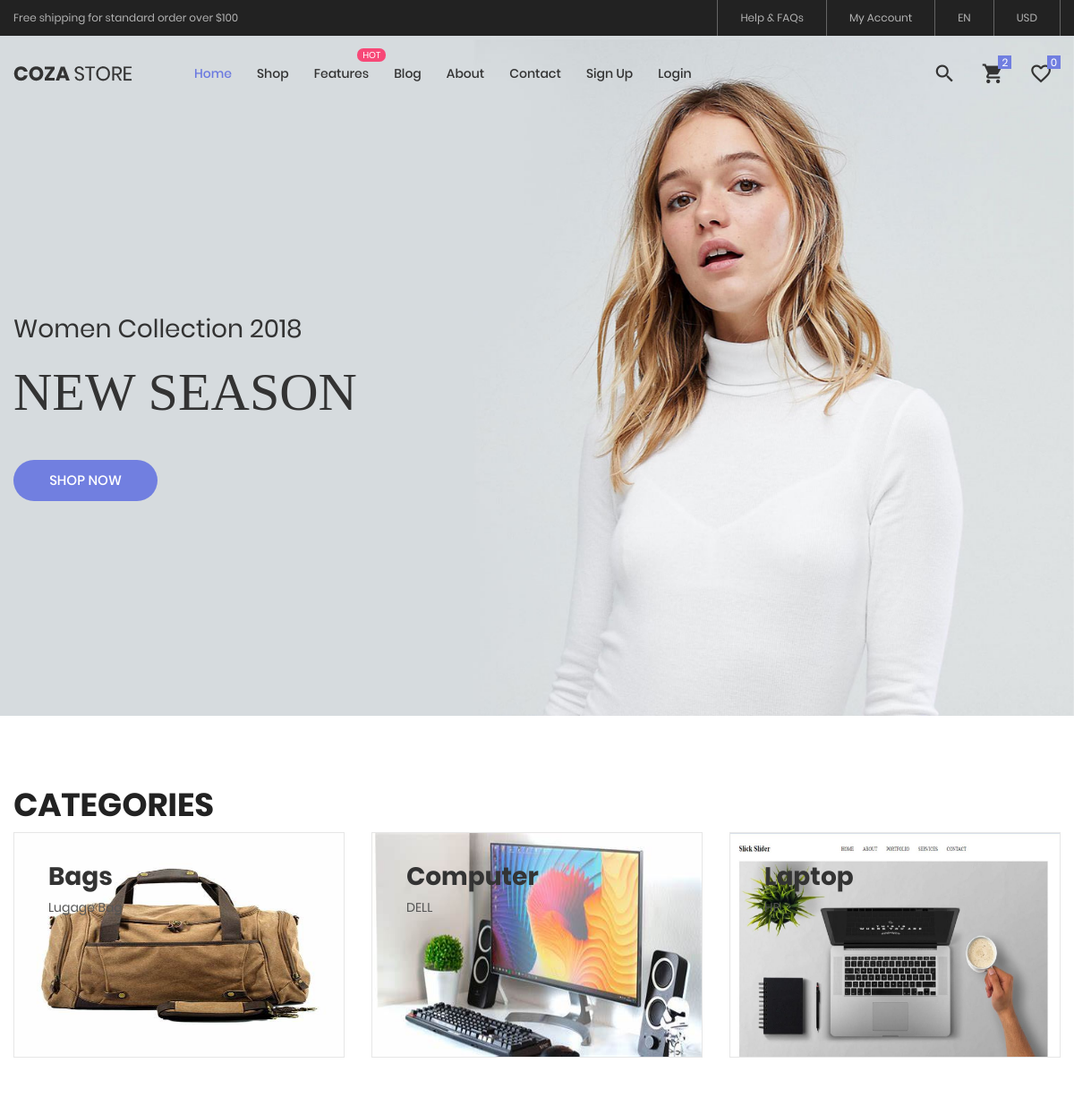
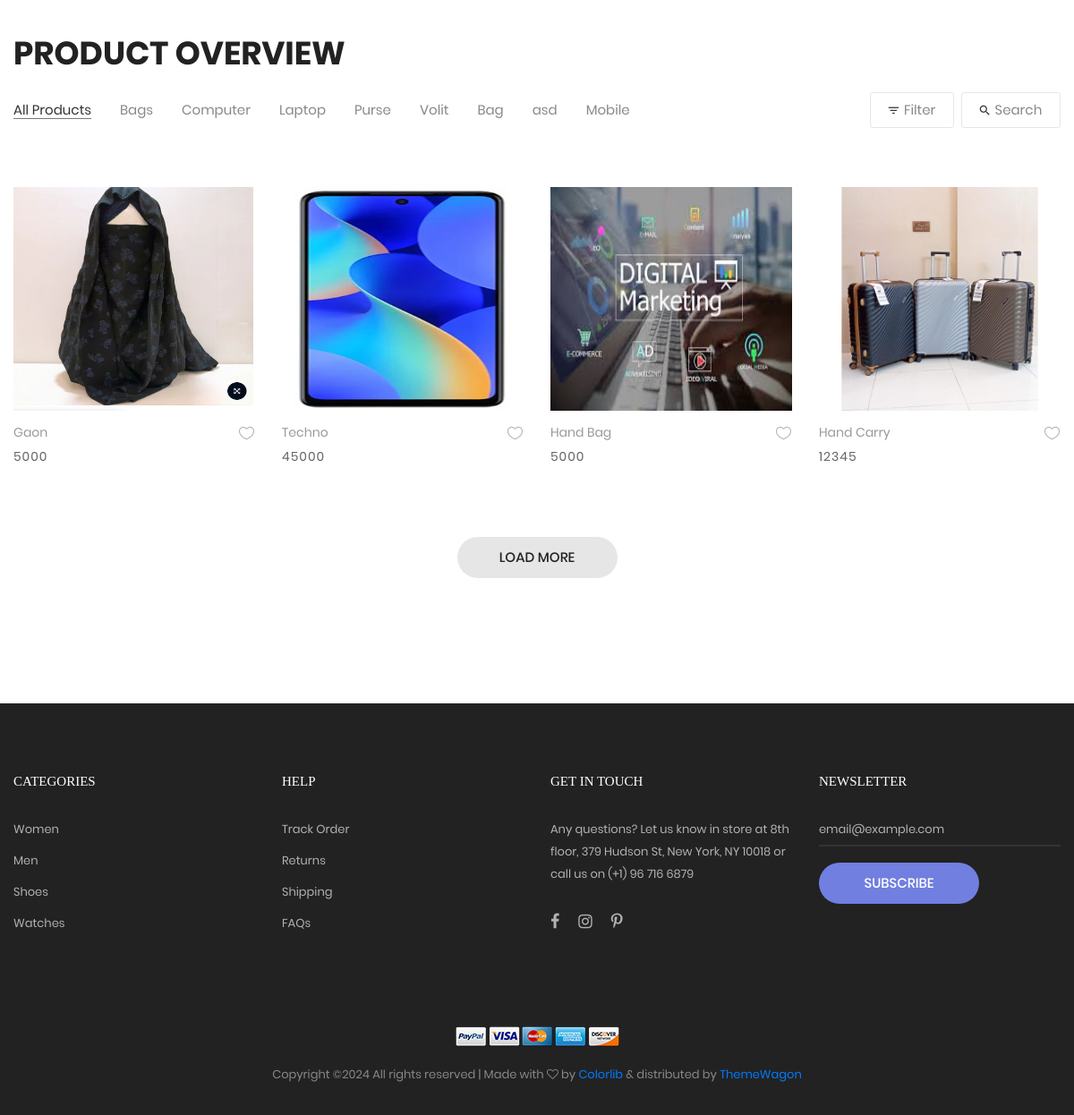
The page / on the database its author committed (2 pictures, top to bottom).
### tables this page shows
CREATE TABLE `categories` (
  `id` int(11) NOT NULL,
  `Name` varchar(200) DEFAULT NULL,
  `Description` varchar(500) NOT NULL,
  `image` varchar(300) NOT NULL
);

CREATE TABLE `products` (
  `id` int(11) NOT NULL,
  `name` varchar(200) NOT NULL,
  `description` varchar(200) NOT NULL,
  `price` int(11) NOT NULL,
  `quantity` int(11) NOT NULL,
  `image` varchar(500) NOT NULL,
  `catid` int(11) NOT NULL
);

### index.php (the view, shortened to what this page needs)
<?php
include('query.php');
include('header.php');
?>
	<section class="section-slide">
		<div class="wrap-slick1">
			<div class="slick1">
				<div class="item-slick1" style="background-image: url(images/slide-01.jpg);">
					<div class="container h-full">
						<div class="flex-col-l-m h-full p-t-100 p-b-30 respon5">
							<div class="layer-slick1 animated visible-false" data-appear="fadeInDown" data-delay="0">
								<span class="ltext-101 cl2 respon2">
									Women Collection 2018
								</span>
							</div>
							<div class="layer-slick1 animated visible-false" data-appear="fadeInUp" data-delay="800">
								<h2 class="ltext-201 cl2 p-t-19 p-b-43 respon1">
									NEW SEASON
								</h2>
							</div>
							<div class="layer-slick1 animated visible-false" data-appear="zoomIn" data-delay="1600">
								<a href="product.html" class="flex-c-m stext-101 cl0 size-101 bg1 bor1 hov-btn1 p-lr-15 trans-04">
									Shop Now
								</a>
							</div>
						</div>
					</div>
				</div>
			</div>
		</div>
	</section>
	<div class="sec-banner bg0 p-t-80 p-b-50">
		<div class="container">
			<div class="p-b-10">
				<h3 class="ltext-103 cl5">
					Categories
				</h3>
			</div>
			<div class="row">
				<?php
				$query = $pdo->query("select * from categories limit 3");
				$allCat = $query->fetchAll(PDO::FETCH_ASSOC);
				foreach($allCat as $cat){
				?>
				<div class="col-md-6 col-xl-4 p-b-30 m-lr-auto">
					<div class="block1 wrap-pic-w">
						<img height="250px" src="AdminPanel/img/<?php echo $cat['image'] ?>" alt="IMG-BANNER">
						<a href="product.php?id=<?php echo $cat['id'] ?>" class="block1-txt ab-t-l s-full flex-col-l-sb p-lr-38 p-tb-34 trans-03 respon3">
							<div class="block1-txt-child1 flex-col-l">
								<span class="block1-name ltext-102 trans-04 p-b-8">
								<?php echo $cat['Name'] ?>
								</span>
								<span class="block1-info stext-102 trans-04">
									<?php echo $cat['Description']?>
								</span>
							</div>
						</a>
					</div>
				</div>
				<?php
				}
				?>
			</div>
		</div>
	</div>
	<section class="bg0 p-t-23 p-b-140">
		<div class="container">
			<div class="p-b-10">
				<h3 class="ltext-103 cl5">
					Product Overview
				</h3>
			</div>
			<div class="flex-w flex-sb-m p-b-52">
				<div class="flex-w flex-l-m filter-tope-group m-tb-10">
				<button class="stext-106 cl6 hov1 bor3 trans-04 m-r-32 m-tb-5 how-active1" data-filter="*">
						All Products
					</button>
					<?php
					$query= $pdo->query("select * from categories");
					$allCat = $query->fetchAll(PDO::FETCH_ASSOC);
					foreach($allCat as $cat){
					?>
					<button class="stext-106 cl6 hov1 bor3 trans-04 m-r-32 m-tb-5" data-filter=".<?php echo $cat['id']?>">
						<?php echo $cat['Name'] ?>
					</button>
					<?php
					}
					?>
				</div>
				<div class="flex-w flex-c-m m-tb-10">
					<div class="flex-c-m stext-106 cl6 size-104 bor4 pointer hov-btn3 trans-04 m-r-8 m-tb-4 js-show-filter">
						<i class="icon-filter cl2 m-r-6 fs-15 trans-04 zmdi zmdi-filter-list"></i>
						 Filter
					</div>
					<div class="flex-c-m stext-106 cl6 size-105 bor4 pointer hov-btn3 trans-04 m-tb-4 js-show-search">
						<i class="icon-search cl2 m-r-6 fs-15 trans-04 zmdi zmdi-search"></i>
						Search
					</div>
				</div>
			</div>
			<div class="row isotope-grid">
				<?php
				$query = $pdo->query("select * from products");
				$allProducts = $query->fetchAll(PDO::FETCH_ASSOC);
				foreach($allProducts as $proData){
				?>
				<div class="col-sm-6 col-md-4 col-lg-3 p-b-35 isotope-item <?php echo $proData['catid']?>">
					<div class="block2">
						<div class="block2-pic hov-img0">
							<img height="250px" src="AdminPanel/img/<?php echo $proData['image']?>" alt="IMG-PRODUCT">
						</div>
						<div class="block2-txt flex-w flex-t p-t-14">
							<div class="block2-txt-child1 flex-col-l ">
								<a href="product-detail.php?pid=<?php echo $proData['id']?>" class="stext-104 cl4 hov-cl1 trans-04 js-name-b2 p-b-6">
									<?php echo $proData['name']?>
								</a>
								<span class="stext-105 cl3">
								<?php echo $proData['price']?>
								</span>
							</div>
							<div class="block2-txt-child2 flex-r p-t-3">
								<a href="#" class="btn-addwish-b2 dis-block pos-relative js-addwish-b2">
									<img class="icon-heart1 dis-block trans-04" src="images/icons/icon-heart-01.png" alt="ICON">
								</a>
							</div>
						</div>
					</div>
				</div>
				<?php
				}
				?>
			</div>
			<div class="flex-c-m flex-w w-full p-t-45">
				<a href="#" class="flex-c-m stext-101 cl5 size-103 bg2 bor1 hov-btn1 p-lr-15 trans-04">
					Load More
				</a>
			</div>
		</div>
	</section>
<?php
include('footer.php');
?>

### header.php (shortened to what this page needs)
<!DOCTYPE html>
<html lang="en">
<head>
	<link rel="stylesheet" type="text/css" href="vendor/bootstrap/css/bootstrap.min.css">
	<link rel="stylesheet" type="text/css" href="fonts/font-awesome-4.7.0/css/font-awesome.min.css">
	<link rel="stylesheet" type="text/css" href="fonts/iconic/css/material-design-iconic-font.min.css">
	<link rel="stylesheet" type="text/css" href="fonts/linearicons-v1.0.0/icon-font.min.css">
	<link rel="stylesheet" type="text/css" href="vendor/animate/animate.css">
	<link rel="stylesheet" type="text/css" href="vendor/css-hamburgers/hamburgers.min.css">
	<link rel="stylesheet" type="text/css" href="vendor/animsition/css/animsition.min.css">
	<link rel="stylesheet" type="text/css" href="vendor/select2/select2.min.css">
	<link rel="stylesheet" type="text/css" href="vendor/daterangepicker/daterangepicker.css">
	<link rel="stylesheet" type="text/css" href="vendor/slick/slick.css">
	<link rel="stylesheet" type="text/css" href="vendor/MagnificPopup/magnific-popup.css">
	<link rel="stylesheet" type="text/css" href="vendor/perfect-scrollbar/perfect-scrollbar.css">
	<link rel="stylesheet" type="text/css" href="css/util.css">
	<link rel="stylesheet" type="text/css" href="css/main.css">
</head>
<body class="animsition">
	<header>
		<div class="container-menu-desktop">
			<div class="top-bar">
				<div class="content-topbar flex-sb-m h-full container">
					<div class="left-top-bar">
						Free shipping for standard order over $100
					</div>
					<div class="right-top-bar flex-w h-full">
						<a href="#" class="flex-c-m trans-04 p-lr-25">
							Help & FAQs
						</a>
						<a href="#" class="flex-c-m trans-04 p-lr-25">
							My Account
						</a>
						<a href="#" class="flex-c-m trans-04 p-lr-25">
							EN
						</a>
						<a href="#" class="flex-c-m trans-04 p-lr-25">
							USD
						</a>
					</div>
				</div>
			</div>
			<div class="wrap-menu-desktop">
				<nav class="limiter-menu-desktop container">
					<a href="index.php" class="logo">
						<img src="images/icons/logo-01.png" alt="IMG-LOGO">
					</a>
					<div class="menu-desktop">
						<ul class="main-menu">
							<li class="active-menu">
								<a href="index.php">Home</a>
							</li>
							<li>
								<a href="product.html">Shop</a>
							</li>
							<li class="label1" data-label1="hot">
								<a href="shoping-cart.html">Features</a>
							</li>
							<li>
								<a href="blog.html">Blog</a>
							</li>
							<li>
								<a href="about.html">About</a>
							</li>
							<li>
								<a href="contact.html">Contact</a>
							</li>
							<?php
							if(isset($_SESSION['useremail'])){
							?>
								<li>
								<a href="logout.php">Logout</a>
								</li>
							<?php
							}else{
							?>
							<li>
								<a href="signup.php">Sign Up</a>
							</li>
							<li>
								<a href="login.php">Login</a>
							</li>
							<?php
							}
							?>
						</ul>
					</div>
					<div class="wrap-icon-header flex-w flex-r-m">
						<div class="icon-header-item cl2 hov-cl1 trans-04 p-l-22 p-r-11 js-show-modal-search">
							<i class="zmdi zmdi-search"></i>
						</div>
						<div class="icon-header-item cl2 hov-cl1 trans-04 p-l-22 p-r-11 icon-header-noti js-show-cart" data-notify="2">
							<i class="zmdi zmdi-shopping-cart"></i>
						</div>
						<a href="#" class="dis-block icon-header-item cl2 hov-cl1 trans-04 p-l-22 p-r-11 icon-header-noti" data-notify="0">
							<i class="zmdi zmdi-favorite-outline"></i>
						</a>
					</div>
				</nav>
			</div>
		</div>
	</header>

### footer.php (shortened to what this page needs)
<footer class="bg3 p-t-75 p-b-32">
		<div class="container">
			<div class="row">
				<div class="col-sm-6 col-lg-3 p-b-50">
					<h4 class="stext-301 cl0 p-b-30">
						Categories
					</h4>
					<ul>
						<li class="p-b-10">
							<a href="#" class="stext-107 cl7 hov-cl1 trans-04">
								Women
							</a>
						</li>
						<li class="p-b-10">
							<a href="#" class="stext-107 cl7 hov-cl1 trans-04">
								Men
							</a>
						</li>
						<li class="p-b-10">
							<a href="#" class="stext-107 cl7 hov-cl1 trans-04">
								Shoes
							</a>
						</li>
						<li class="p-b-10">
							<a href="#" class="stext-107 cl7 hov-cl1 trans-04">
								Watches
							</a>
						</li>
					</ul>
				</div>
				<div class="col-sm-6 col-lg-3 p-b-50">
					<h4 class="stext-301 cl0 p-b-30">
						Help
					</h4>
					<ul>
						<li class="p-b-10">
							<a href="#" class="stext-107 cl7 hov-cl1 trans-04">
								Track Order
							</a>
						</li>
						<li class="p-b-10">
							<a href="#" class="stext-107 cl7 hov-cl1 trans-04">
								Returns
							</a>
						</li>
						<li class="p-b-10">
							<a href="#" class="stext-107 cl7 hov-cl1 trans-04">
								Shipping
							</a>
						</li>
						<li class="p-b-10">
							<a href="#" class="stext-107 cl7 hov-cl1 trans-04">
								FAQs
							</a>
						</li>
					</ul>
				</div>
				<div class="col-sm-6 col-lg-3 p-b-50">
					<h4 class="stext-301 cl0 p-b-30">
						GET IN TOUCH
					</h4>
					<p class="stext-107 cl7 size-201">
						Any questions? Let us know in store at 8th floor, 379 Hudson St, New York, NY 10018 or call us on (+1) 96 716 6879
					</p>
					<div class="p-t-27">
						<a href="#" class="fs-18 cl7 hov-cl1 trans-04 m-r-16">
							<i class="fa fa-facebook"></i>
						</a>
						<a href="#" class="fs-18 cl7 hov-cl1 trans-04 m-r-16">
							<i class="fa fa-instagram"></i>
						</a>
						<a href="#" class="fs-18 cl7 hov-cl1 trans-04 m-r-16">
							<i class="fa fa-pinterest-p"></i>
						</a>
					</div>
				</div>
				<div class="col-sm-6 col-lg-3 p-b-50">
					<h4 class="stext-301 cl0 p-b-30">
						Newsletter
					</h4>
					<form>
						<div class="wrap-input1 w-full p-b-4">
							<input class="input1 bg-none plh1 stext-107 cl7" type="text" name="email" placeholder="email@example.com">
						</div>
						<div class="p-t-18">
							<button class="flex-c-m stext-101 cl0 size-103 bg1 bor1 hov-btn2 p-lr-15 trans-04">
								Subscribe
							</button>
						</div>
					</form>
				</div>
			</div>
			<div class="p-t-40">
				<div class="flex-c-m flex-w p-b-18">
					<a href="#" class="m-all-1">
						<img src="images/icons/icon-pay-01.png" alt="ICON-PAY">
					</a>
					<a href="#" class="m-all-1">
						<img src="images/icons/icon-pay-02.png" alt="ICON-PAY">
					</a>
					<a href="#" class="m-all-1">
						<img src="images/icons/icon-pay-03.png" alt="ICON-PAY">
					</a>
					<a href="#" class="m-all-1">
						<img src="images/icons/icon-pay-04.png" alt="ICON-PAY">
					</a>
					<a href="#" class="m-all-1">
						<img src="images/icons/icon-pay-05.png" alt="ICON-PAY">
					</a>
				</div>
				<p class="stext-107 cl6 txt-center">
Copyright &copy;<script>document.write(new Date().getFullYear());</script> All rights reserved | Made with <i class="fa fa-heart-o" aria-hidden="true"></i> by <a href="https://colorlib.com" target="_blank">Colorlib</a> &amp; distributed by <a href="https://themewagon.com" target="_blank">ThemeWagon</a>
				</p>
			</div>
		</div>
	</footer>
</body>
</html>

### rows shown on the page
categories: image (picture), Name "Bags", Description "Lugage Bag"
categories: image (picture), Name "Computer", Description "DELL"
categories: image (placeholder picture), Name "Laptop", Description "HP"
categories: Name "Purse"
categories: Name "Volit"
categories: Name "Bag"
categories: Name "asd"
categories: Name "Mobile"
products: image (picture), name "Gaon", price "5000"
products: image (picture), name "Techno", price "45000"
products: image (picture), name "Hand Bag", price "5000"
products: image (picture), name "Hand Carry", price "12345"
